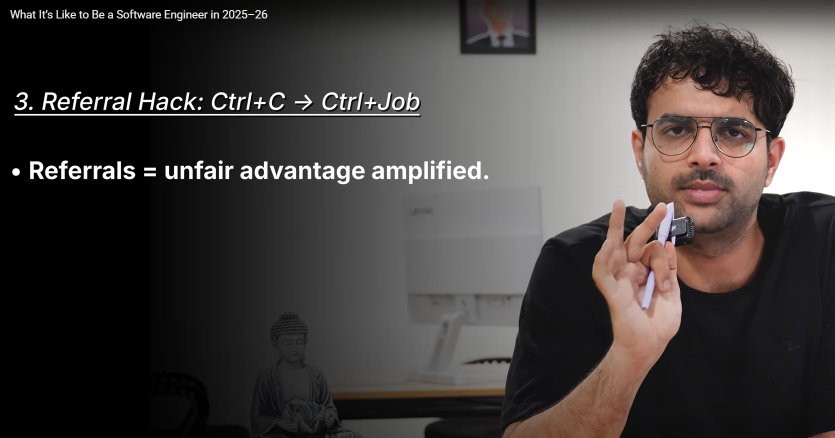
#> input picture opencv/resource/image.png, 1669 x 875 px, found by its file name (shown at 1/2 size)
$ python basic.py
#> lines starting #> are read from the running program, lines starting #| are printed output that depends on the picture
import cv2

img = cv2.imread("C:/Users/Ravi/Documents/codes/python/opencv/resource/image.png", 1)
#> img is the input picture: shape (875, 1669, 3); mean B, G, R 62.9, 64.5, 69.2
                # for reading image ----> imread(path, mode)
                # mode --> defauld mode is BGR format

                # -1, cv2.IMREAD_COLOR : Any transparency of image will be neglacted. It is a default flag
                # 0, cv2.IMREAD_GRAYSCALE : Laod image in grayscale mode
                # 1, cv2.IMREAD_UNCHANGED : Load image as such including alpha channel
# img= cv2.resize(myimg, (400, 400))      # cv2.resize(myimg, (0, 0), fx=0.5, fy=0.5)
img =cv2.resize(img, (0, 0), fx=0.5, fy=0.5)
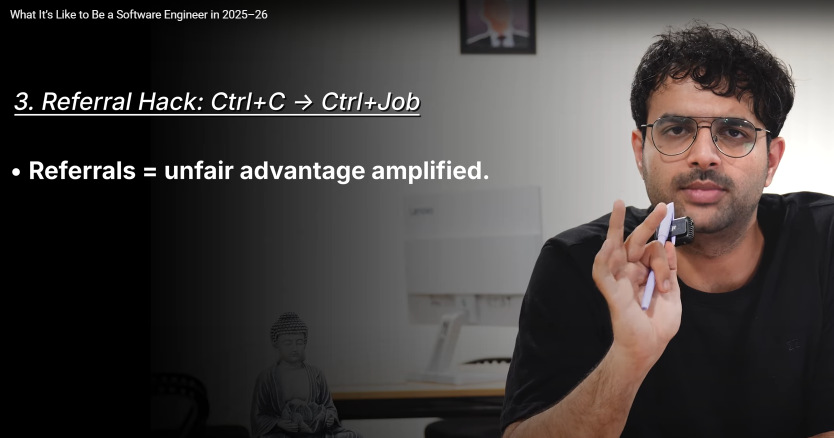
#> img: shape (438, 834, 3); mean B, G, R 63, 64.6, 69.2
img=cv2.rotate(img, cv2.ROTATE_180)
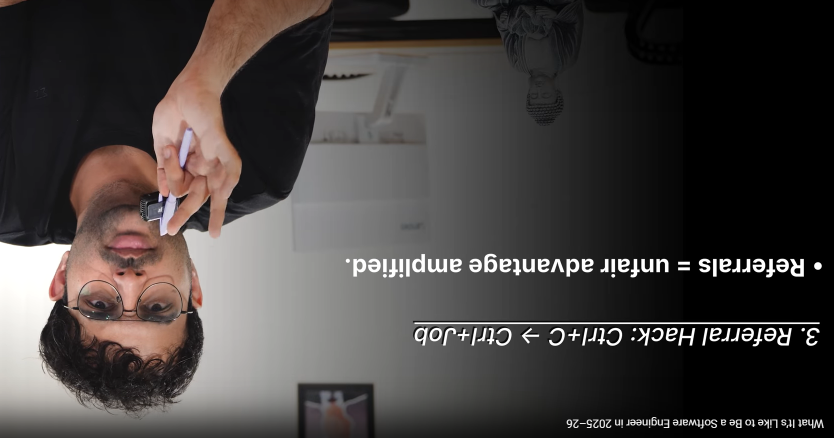
#> img: shape (438, 834, 3); mean B, G, R 63, 64.6, 69.2
cv2.imwrite('resource/new_img.jpg', img)


cv2.imshow('myimage',img)
cv2.waitKey(0)      # wait for t time for key presses cv2.waitKey(t), if not zero it will wait for t seconds and for 0 time is infinite
cv2.destroyAllWindows()

$ run again, with opencv/resource/img.png copied over opencv/resource/image.png
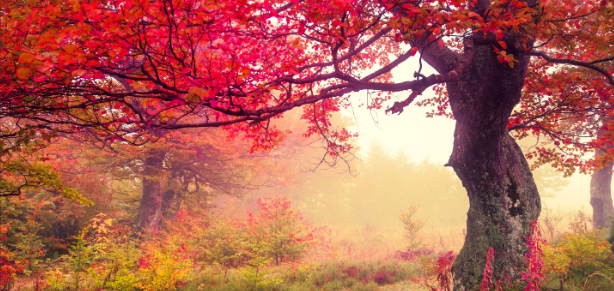
#> input picture opencv/resource/img.png, 614 x 291 px, found by its file name
#> img is the input picture: shape (291, 614, 3); mean B, G, R 86.3, 101.2, 179.2
#> `img =cv2.resize(img, (0, 0), fx=0.5, fy=0.5)`:
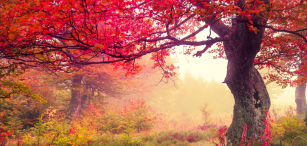
#> img: shape (146, 307, 3); mean B, G, R 86.3, 101.3, 179.2
#> `img=cv2.rotate(img, cv2.ROTATE_180)`:
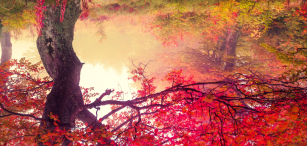
#> img: shape (146, 307, 3); mean B, G, R 86.3, 101.3, 179.2
